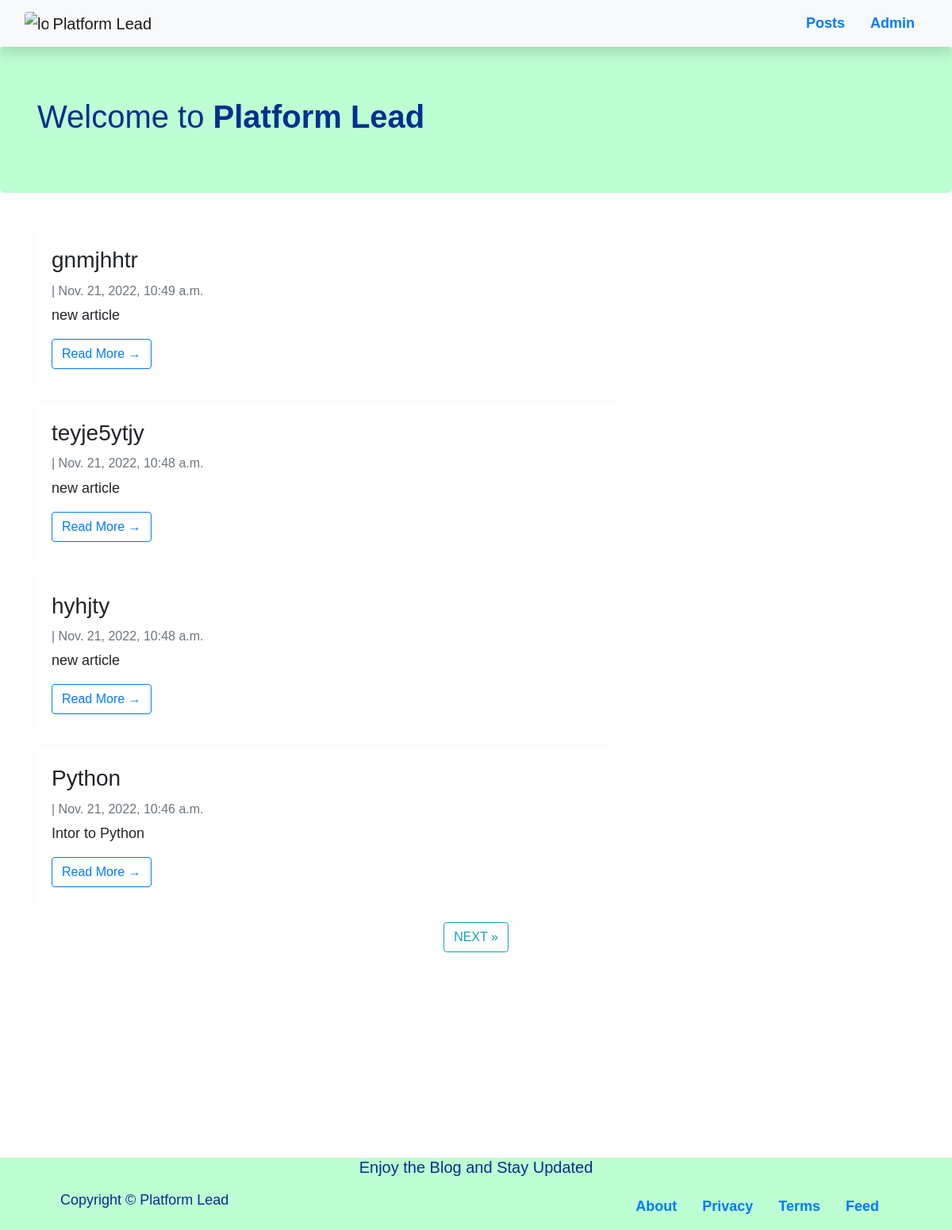
The page / on the database its author committed.
### blog/models.py (models this page shows, shortened)
class posts(models.Model):
    title = models.CharField(max_length=200, unique=True)
    slug = models.SlugField(max_length=200, unique=True)
    author = models.ForeignKey(User, on_delete=models.CASCADE)
    updated_on = models.DateTimeField(auto_now=True)
    created_on = models.DateTimeField()
    content = models.TextField()
    metades = models.CharField(max_length=300, default="new article")
    status = models.IntegerField(choices=STATUS, default=0)
    class Meta:
        ordering = ['-created_on']

### blog/views.py (the view)
# urls.py: path('', views.postslist.as_view(), name='posts'),
class postslist(generic.ListView):
    queryset = posts.objects.filter(status=1).order_by('-created_on')
    template_name = 'home.html'
    paginate_by = 4

### blog/templates/home.html (shortened to what this page needs)
{% extends "base.html" %}
{% block content %}
<header class="jumbotron" style="background-color: #BDFFD3; color: #00308F;">
    <div class="container">
      <p class="h1"> Welcome to <strong>Platform Lead</strong></p>
    </div>
</header>
<div class="container">
    <div class="row">
        <div class="col-md-8 mt-3 left">
            {% for post in posts_list %}
            <div class="shadow-none card mb-4" id="newsfeed">
                <div class="card-body">
                    <h3 class="card-title">{{ post.title }}</h3>
                    <p class="card-text text-muted h6"> | {{ post.created_on}} </p>
                    <p class="card-text">{{post.metades }}</p>
                    <span><a href="{% url 'post_detail' post.slug  %}" class="btn btn-outline-primary">Read More →</a></span><span>
                </div>
            </div>
            {% endfor %}
        </div>
</div>
</div>
{% if is_paginated %}
  <ul class="pagination justify-content-center">
    {% if page_obj.has_next %}
    <li><a href="?page={{ page_obj.next_page_number }}" class="btn btn-outline-info" style="font-family: sans-serif;"> NEXT »</a></li>
    {% endif %}
  </ul>
{% endif %}
{%endblock%}

### blog/templates/base.html (shortened to what this page needs)
<!DOCTYPE html>
<html lang="en">
<head>
    <link rel="stylesheet" href="https://stackpath.bootstrapcdn.com/bootstrap/4.5.2/css/bootstrap.min.css">
</head>
<body>
    <nav class="navbar navbar-expand-lg navbar-light bg-light shadow" id="topnav">
        <div class="container-fluid">
          <a class="navbar-brand" href="#">
          <img src="#" width="30" height="30" class="d-inline-block rounded align-top" alt="logo" loading="lazy">
            Platform Lead</a>
            <div class="nav justify-content-end">
                <div class="d-inline"><a class="nav-link text-black font-weight-bold" href="{% url 'posts'%}">Posts</a></div>
                <div class="d-inline"><a class="nav-link text-black font-weight-bold" href="/admin">Admin</a></div>
                </div></div>
        </nav>
        {% block content %}
{% endblock content %}
<br><br><br><br><br><br>
<br><br><br><footer class="footer" id="foot">
<div class="container"><h5 style="text-align:center;">Enjoy the Blog and Stay Updated</h5>
<nav class="navbar navbar-expand-lg">
<div class="container-fluid">
    <p>Copyright &copy; Platform Lead</p>
    <div class="nav justify-content-center" id="navfooter">
        <span><a class="nav-link text-black font-weight-bold" href="#">About</a></span>
        <span><a class="nav-link text-black font-weight-bold" href="#">Privacy</a></span>
        <span><a class="nav-link text-black font-weight-bold" href="#">Terms</a></span>
        <span><a class="nav-link text-black font-weight-bold" href="#">Feed</a></span>
        </div>
        </div>
          </nav>
            </div>
        </footer></div>
</body>
</html>

### blog/templates/base.html (style rules this page uses)
html, body { height: 100%; }
body { font-family: sans-serif; font-size: 18px; background-color: #fdfdfd; display: flex; flex-direction: column; }
#foot { flex-shrink: 0; font-family: sans-serif; background-color: #BDFFD3; color: #00308F; bottom: 0px; width: 100%; }
.card-group,.card,.card-footer,.card-body { border: none; }

### blog/templates/home.html (style rules this page uses)
body { font-family: 'Raleway', sans-serif; }
.h1, h4 { font-family: 'Raleway', sans-serif; }

### rows shown on the page
posts: title "gnmjhhtr", created_on "Nov. 21, 2022, 10:49 a.m.", metades "new article"
posts: title "teyje5ytjy", created_on "Nov. 21, 2022, 10:48 a.m.", metades "new article"
posts: title "hyhjty", created_on "Nov. 21, 2022, 10:48 a.m.", metades "new article"
posts: title "Python", created_on "Nov. 21, 2022, 10:46 a.m.", metades "Intor to Python"
